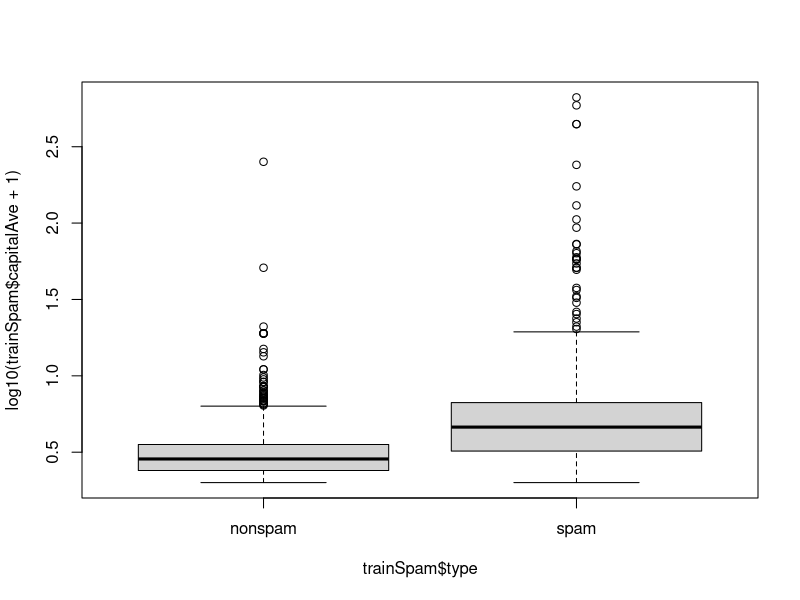
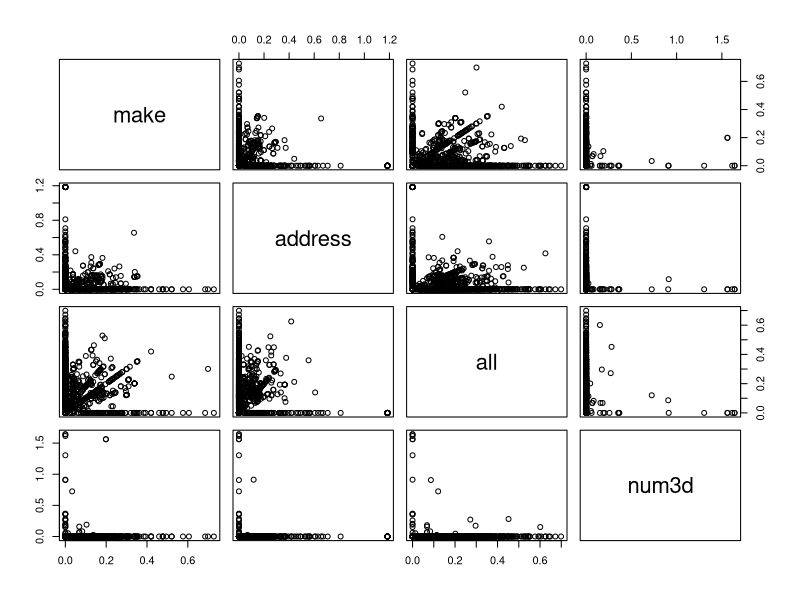
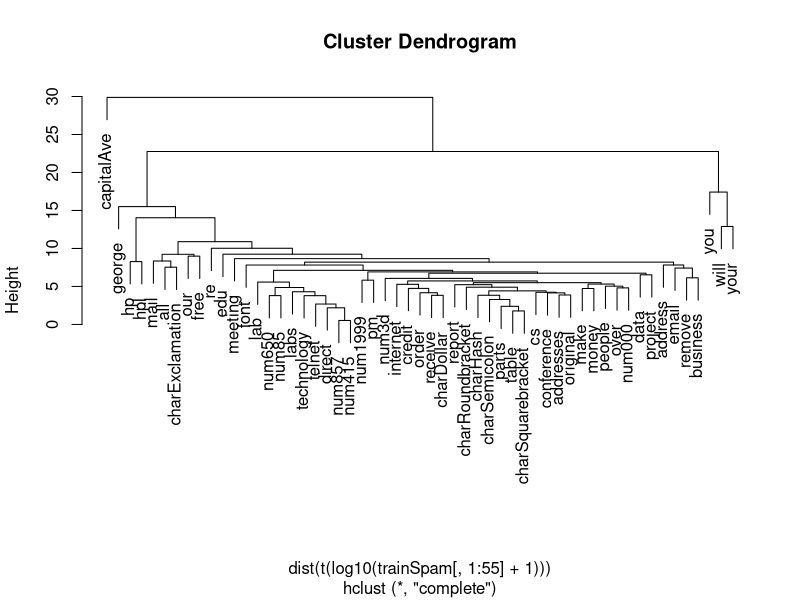

Source code (R) for these figures, in order:
library(kernlab)
data("spam")
set.seed(3435)
trainIndicator = rbinom(4601,size = 1,prob = 0.5)
table(trainIndicator)
trainSpam = spam[trainIndicator==1,]
testSpam = spam[trainIndicator==0,]
names(trainSpam)
head(trainSpam)

boxplot(log10(trainSpam$capitalAve+1)~trainSpam$type)
pairs(log10(trainSpam[,1:4]+1))

hCluster = hclust(dist(t(log10(trainSpam[,1:55]+1))))
plot(hCluster)

trainSpam$numtype = as.numeric(trainSpam$type) - 1
costFunction = function(x,y) sum(x != (y>0.5))
cvError = rep(NA,55)
library(boot)
for (i in 1:55) {
    LmFormula = reformulate(names(trainSpam)[i],response = 'numtype')
    glmFit = glm(LmFormula,family = 'binomial',data = trainSpam)
    cvError[i] = cv.glm(trainSpam,glmFit,costFunction,2)$delta[2]
}

## which predictor has minimum cross-validation error ?
names(trainSpam)[which.min(cvError)]

predictionModel = glm(numtype~charDollar,family = 'binomial',data=trainSpam)
predictionTest = predict(predictionModel,testSpam)
predictedSpam = rep('nonspam',dim(testSpam)[1])
predictedSpam[predictionModel$fitted.values>0.5] ='spam'

table(predictedSpam,testSpam$type)
